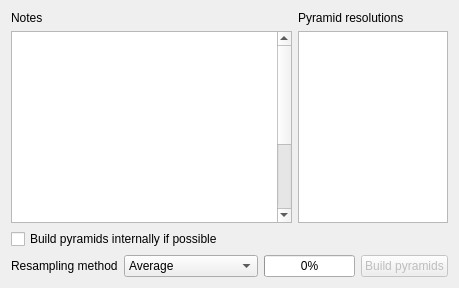
     <widget class="QWidget" name="tabPagePyramids">
      <attribute name="icon">
       <iconset resource="../../images/images.qrc">
        <normaloff>:/images/themes/default/propertyicons/pyramids.png</normaloff>:/images/themes/default/propertyicons/pyramids.png</iconset>
      </attribute>
      <attribute name="title">
       <string>Pyramids</string>
      </attribute>
      <layout class="QGridLayout">
       <item row="0" column="3" colspan="2">
        <widget class="QLabel" name="textLabel5">
         <property name="text">
          <string>Pyramid resolutions</string>
         </property>
        </widget>
       </item>
       <item row="1" column="0" colspan="3">
        <widget class="QTextEdit" name="tePyramidDescription">
         <property name="sizePolicy">
          <sizepolicy hsizetype="Expanding" vsizetype="Expanding">
           <horstretch>5</horstretch>
           <verstretch>0</verstretch>
          </sizepolicy>
         </property>
         <property name="html">
          <string>&lt;!DOCTYPE HTML PUBLIC &quot;-//W3C//DTD HTML 4.0//EN&quot; &quot;http://www.w3.org/TR/REC-html40/strict.dtd&quot;&gt;
&lt;html&gt;&lt;head&gt;&lt;meta name=&quot;qrichtext&quot; content=&quot;1&quot; /&gt;&lt;style type=&quot;text/css&quot;&gt;
p, li { white-space: pre-wrap; }
&lt;/style&gt;&lt;/head&gt;&lt;body style=&quot; font-family:'Cantarell'; font-size:11pt; font-weight:400; font-style:normal;&quot;&gt;
&lt;table border=&quot;0&quot; style=&quot;-qt-table-type: root; margin-top:4px; margin-bottom:4px; margin-left:4px; margin-right:4px;&quot;&gt;
&lt;tr&gt;
&lt;td style=&quot;border: none;&quot;&gt;
&lt;p style=&quot;-qt-paragraph-type:empty; margin-top:0px; margin-bottom:0px; margin-left:0px; margin-right:0px; -qt-block-indent:0; text-indent:0px; font-family:'Droid Sans';&quot;&gt;&lt;/p&gt;
&lt;p style=&quot;-qt-paragraph-type:empty; margin-top:0px; margin-bottom:0px; margin-left:0px; margin-right:0px; -qt-block-indent:0; text-indent:0px; font-family:'MS Shell Dlg 2'; font-size:8pt;&quot;&gt;&lt;/p&gt;
&lt;p style=&quot;-qt-paragraph-type:empty; margin-top:0px; margin-bottom:0px; margin-left:0px; margin-right:0px; -qt-block-indent:0; text-indent:0px; font-family:'MS Shell Dlg 2'; font-size:8pt;&quot;&gt;&lt;/p&gt;
&lt;p style=&quot;-qt-paragraph-type:empty; margin-top:0px; margin-bottom:0px; margin-left:0px; margin-right:0px; -qt-block-indent:0; text-indent:0px; font-family:'Ubuntu';&quot;&gt;&lt;/p&gt;
&lt;p style=&quot;-qt-paragraph-type:empty; margin-top:0px; margin-bottom:0px; margin-left:0px; margin-right:0px; -qt-block-indent:0; text-indent:0px; font-family:'Ubuntu'; font-size:9pt;&quot;&gt;&lt;/p&gt;
&lt;p style=&quot;-qt-paragraph-type:empty; margin-top:0px; margin-bottom:0px; margin-left:0px; margin-right:0px; -qt-block-indent:0; text-indent:0px; font-family:'Ubuntu'; font-size:9pt;&quot;&gt;&lt;/p&gt;
&lt;p style=&quot;-qt-paragraph-type:empty; margin-top:0px; margin-bottom:0px; margin-left:0px; margin-right:0px; -qt-block-indent:0; text-indent:0px; font-family:'Ubuntu'; font-size:10pt;&quot;&gt;&lt;/p&gt;
&lt;p style=&quot;-qt-paragraph-type:empty; margin-top:0px; margin-bottom:0px; margin-left:0px; margin-right:0px; -qt-block-indent:0; text-indent:0px; font-family:'Sans'; font-size:10pt;&quot;&gt;&lt;/p&gt;
&lt;p style=&quot;-qt-paragraph-type:empty; margin-top:0px; margin-bottom:0px; margin-left:0px; margin-right:0px; -qt-block-indent:0; text-indent:0px; font-family:'Ubuntu';&quot;&gt;&lt;/p&gt;
&lt;p style=&quot;-qt-paragraph-type:empty; margin-top:0px; margin-bottom:0px; margin-left:0px; margin-right:0px; -qt-block-indent:0; text-indent:0px; font-family:'Sans'; font-size:10pt;&quot;&gt;&lt;/p&gt;
&lt;p style=&quot;-qt-paragraph-type:empty; margin-top:0px; margin-bottom:0px; margin-left:0px; margin-right:0px; -qt-block-indent:0; text-indent:0px; font-family:'Sans'; font-size:10pt;&quot;&gt;&lt;/p&gt;
&lt;p style=&quot;-qt-paragraph-type:empty; margin-top:0px; margin-bottom:0px; margin-left:0px; margin-right:0px; -qt-block-indent:0; text-indent:0px; font-family:'Sans'; font-size:10pt;&quot;&gt;&lt;/p&gt;
&lt;p style=&quot;-qt-paragraph-type:empty; margin-top:0px; margin-bottom:0px; margin-left:0px; margin-right:0px; -qt-block-indent:0; text-indent:0px; font-family:'Sans'; font-size:10pt;&quot;&gt;&lt;/p&gt;
&lt;p style=&quot;-qt-paragraph-type:empty; margin-top:0px; margin-bottom:0px; margin-left:0px; margin-right:0px; -qt-block-indent:0; text-indent:0px; font-family:'Sans'; font-size:10pt;&quot;&gt;&lt;/p&gt;
&lt;p style=&quot;-qt-paragraph-type:empty; margin-top:0px; margin-bottom:0px; margin-left:0px; margin-right:0px; -qt-block-indent:0; text-indent:0px; font-family:'Sans'; font-size:10pt;&quot;&gt;&lt;/p&gt;
&lt;p style=&quot;-qt-paragraph-type:empty; margin-top:0px; margin-bottom:0px; margin-left:0px; margin-right:0px; -qt-block-indent:0; text-indent:0px; font-family:'Sans'; font-size:10pt;&quot;&gt;&lt;/p&gt;
&lt;p style=&quot;-qt-paragraph-type:empty; margin-top:0px; margin-bottom:0px; margin-left:0px; margin-right:0px; -qt-block-indent:0; text-indent:0px; font-family:'Sans'; font-size:10pt;&quot;&gt;&lt;/p&gt;
&lt;p style=&quot;-qt-paragraph-type:empty; margin-top:0px; margin-bottom:0px; margin-left:0px; margin-right:0px; -qt-block-indent:0; text-indent:0px; font-family:'Sans'; font-size:10pt;&quot;&gt;&lt;/p&gt;
&lt;p style=&quot;-qt-paragraph-type:empty; margin-top:0px; margin-bottom:0px; margin-left:0px; margin-right:0px; -qt-block-indent:0; text-indent:0px; font-family:'Sans Serif'; font-size:9pt;&quot;&gt;&lt;/p&gt;&lt;/td&gt;&lt;/tr&gt;&lt;/table&gt;&lt;/body&gt;&lt;/html&gt;</string>
         </property>
        </widget>
       </item>
       <item row="3" column="0">
        <widget class="QLabel" name="textLabel4_2">
         <property name="text">
          <string>Resampling method</string>
         </property>
        </widget>
       </item>
       <item row="0" column="0">
        <widget class="QLabel" name="label_3">
         <property name="text">
          <string>Notes</string>
         </property>
        </widget>
       </item>
       <item row="2" column="0" colspan="5">
        <widget class="QCheckBox" name="cbxInternalPyramids">
         <property name="text">
          <string>Build pyramids internally if possible</string>
         </property>
        </widget>
       </item>
       <item row="3" column="4">
        <widget class="QPushButton" name="buttonBuildPyramids">
         <property name="enabled">
          <bool>false</bool>
         </property>
         <property name="text">
          <string>Build pyramids</string>
         </property>
        </widget>
       </item>
       <item row="1" column="3" colspan="2">
        <widget class="QListWidget" name="lbxPyramidResolutions">
         <property name="sizePolicy">
          <sizepolicy hsizetype="Preferred" vsizetype="Expanding">
           <horstretch>0</horstretch>
           <verstretch>0</verstretch>
          </sizepolicy>
         </property>
         <property name="maximumSize">
          <size>
           <width>150</width>
           <height>32767</height>
          </size>
         </property>
         <property name="selectionMode">
          <enum>QAbstractItemView::MultiSelection</enum>
         </property>
        </widget>
       </item>
       <item row="3" column="1">
        <widget class="QComboBox" name="cboResamplingMethod">
         <item>
          <property name="text">
           <string>Average</string>
          </property>
         </item>
         <item>
          <property name="text">
           <string>Nearest Neighbour</string>
          </property>
         </item>
        </widget>
       </item>
       <item row="3" column="2" colspan="2">
        <widget class="QProgressBar" name="mPyramidProgress">
         <property name="value">
          <number>0</number>
         </property>
        </widget>
       </item>
      </layout>
     </widget>
